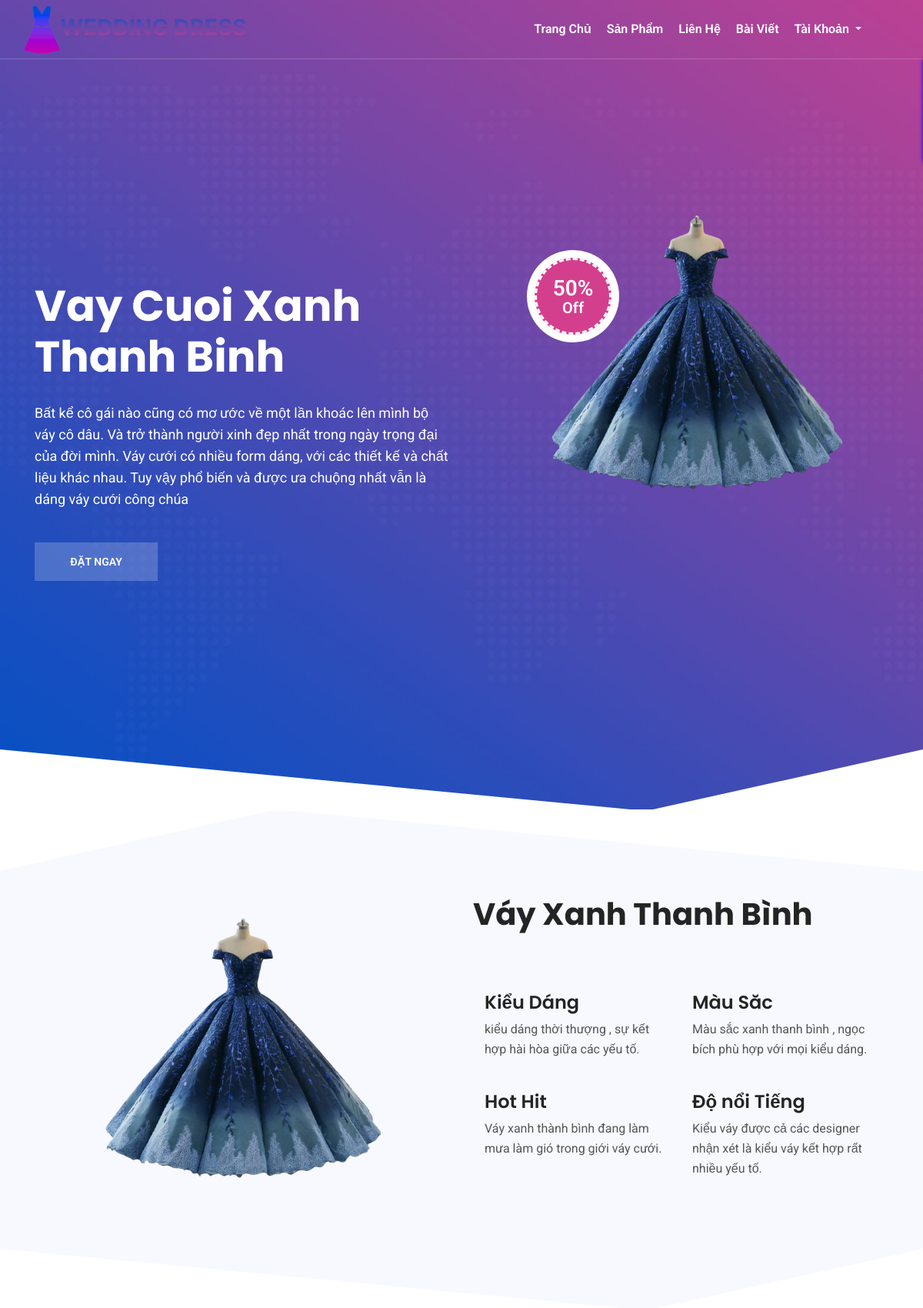
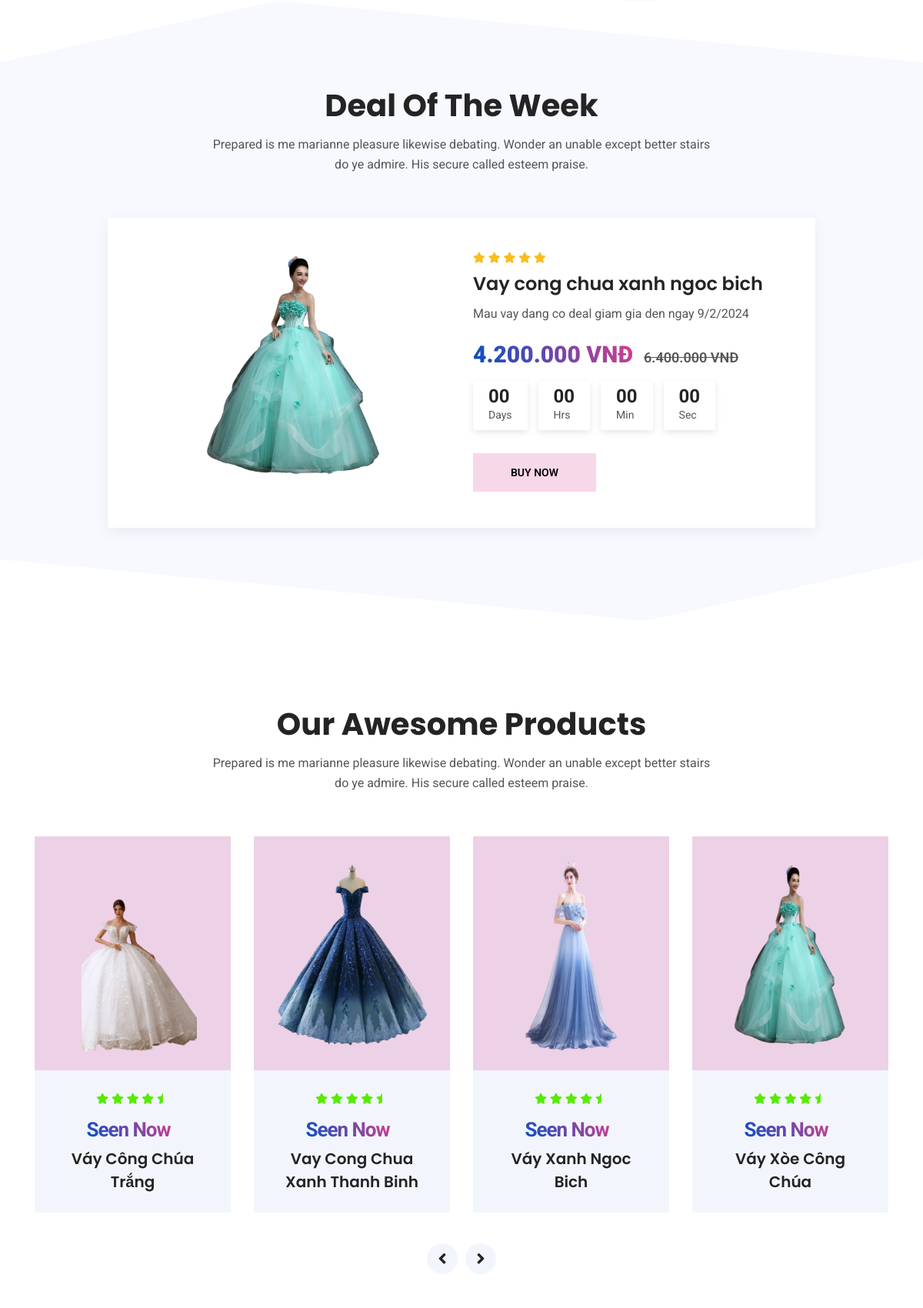
The page / (upper part) on the database its author committed (2 pictures, top to bottom).
### tables this page shows
CREATE TABLE `product` (
  `id` int(11) NOT NULL,
  `code_product` varchar(50) NOT NULL,
  `name` varchar(255) NOT NULL,
  `img` text NOT NULL,
  `description` text NOT NULL,
  `price` float NOT NULL COMMENT 'price/1days',
  `id_category` int(11) NOT NULL,
  `view_product` int(11) NOT NULL,
  `option` int(11) NOT NULL
);

### controller/homeController.php (called while the page is built, shortened)
<?php
require 'models/ProductModel.php';
class homeController
{
    public $productController;
    public function __construct()
    {
        $this->productController = new ProductModel();
    }
    public function viewHomeController()
    {
          $listProductHomeController = $this->productController->getProductHomeModel();
        include_once './view/home.php';
    }
}

### models/ProductModel.php (called while the page is built, shortened)
<?php
require_once 'BaseModel.php';
class ProductModel extends BaseModel
{
  public function getProductHomeModel(){
    $sql="SELECT * FROM product WHERE option=0";
    return $this->ProData($sql);
  }
}

### models/BaseModel.php (called while the page is built, shortened)
<?php
class BaseModel
{
    protected $connect;
    function __construct()
    {
        $this->connect = new PDO(
            "mysql:host=" . DBHOST
                . ";dbname=" . DBNAME,
            DBUSER,
            DBPASS
        );
    }
    function ProData($sql, $getDataALL = true)
    {
        $stmt = $this->connect->prepare($sql);
        $stmt->execute();
        if ($getDataALL) {
            return $stmt->fetchAll(PDO::FETCH_ASSOC);
        }
        return $stmt->fetch(PDO::FETCH_ASSOC);
    }
}

### view/home.php (the view, shortened to what this page needs)
<div id="home" class="hero-area">
  <div class="container">
    <div class="row">
      <div class="col-lg-6 d-flex align-self-center">
        <div class="left-content">
          <div class="content">
            <h1 class="title">
              Vay Cuoi Xanh Thanh Binh
            </h1>
            <p class="subtitle">
            Bất kể cô gái nào cũng có mơ ước về một lần khoác lên mình bộ váy cô dâu. Và trở thành người xinh đẹp nhất trong ngày trọng đại của đời mình. Váy cưới có nhiều form dáng, với các thiết kế và chất liệu khác nhau. Tuy vậy phổ biến và được ưa chuộng nhất vẫn là dáng váy cưới công chúa
            </p>
            <div class="links">
              <a href="#pricing" class="mybtn1"><span>Đặt Ngay</span> </a>
            </div>
          </div>
        </div>
      </div>
      <div class="col-lg-6 order-first order-lg-last">
        <div class="right-img">
          <div class="discount-circle">
            <div class="discount-circle-inner">
              <div class="price">
                50%
                <span>Off</span>
              </div>
            </div>
          </div>
          <img class="img-fluid img" src="./Upload/48hinh-anh-vay-cuoi-mau-xanh-thanh-binh-removebg-preview.png" alt="">
        </div>
      </div>
    </div>
  </div>
</div>
<section class="whaybest" >
  <div class="container">
    <div class="row row-one">
      <div class="col-lg-6 d-flex">
        <div class="about-img">
          <img src="./Upload/48hinh-anh-vay-cuoi-mau-xanh-thanh-binh-removebg-preview.png" alt="">
        </div>
      </div>
      <div class="col-lg-6">
        <div class="info">
          <h2 class="info-title">
            Váy Xanh Thanh Bình
          </h2>
          <ul class="feature-list">
            <li>
              <div class="content">
                  <h4>Kiểu Dáng</h4>
                  <p>kiểu dáng thời thượng , sự kết hợp hài hòa giữa các yếu tố.
              </div>
            </li>
            <li>
              <div class="content">
                  <h4>Màu Săc</h4>
                  <p>Màu sắc xanh thanh bình , ngọc bích phù hợp với mọi kiểu dáng.
                  </p>
              </div>
            </li>
            <li>
              <div class="content">
                  <h4>Hot Hit</h4>
                  <p>Váy xanh thành bình đang làm mưa làm gió trong giới váy cưới.
                  </p>
              </div>
            </li>
            <li>
              <div class="content">
                  <h4>Độ nổi Tiếng</h4>
                  <p>Kiểu váy được cả các designer nhận xét là kiểu váy kết hợp rất nhiều yếu tố.
                  </p>
              </div>
            </li>
          </ul>
        </div>
      </div>
    </div>
  </div>
</section>
<section class="dealofweek">
  <div class="container">
    <div class="row justify-content-center">
      <div class="col-md-10 col-lg-8">
        <div class="section-title">
          <h2 class="title">Deal Of the Week</h2>
          <p>
            Prepared is me marianne pleasure likewise debating. Wonder an unable except better stairs do ye admire. His secure called esteem praise.
          </p>
        </div>
      </div>
    </div>
    <div class="row justify-content-center">
      <div class="col-md-10">
        <div class="deal-slider-area">
            <div class="deal-slider">
                <div class="item">
                    <div class="content">
                        <div class="row">
                          <div class="col-lg-6">
                              <div class="left-area">
                                  <img src="./Upload/32vay-cuoi-mau-xanh-5-removebg-preview.png" alt="">
                                </div>
                          </div>
                          <div class="col-lg-6 d-flex">
                              <div class="right-area">
                                  <ul class="stars">
                                    <li>
                                        <i class="fas fa-star"></i>
                                    </li>
                                    <li>
                                        <i class="fas fa-star"></i>
                                    </li>
                                    <li>
                                        <i class="fas fa-star"></i>
                                    </li>
                                    <li>
                                        <i class="fas fa-star"></i>
                                    </li>
                                    <li>
                                        <i class="fas fa-star"></i>
                                    </li>
                                  </ul>
                                  <h4 class="name">
                                  Vay cong chua xanh ngoc bich
                                  </h4>
                                  <p class="description">
                                  Mau vay dang co deal giam gia den ngay 9/2/2024
                                  </p>
                                  <div class="price">
                                    <p>
                                    <span>4.200.000 VNĐ</span>
                                      <del>6.400.000 VNĐ</del>
                                    </p>
                                  </div>
                                  <div class="deal-counter">
                                      <div data-countdown="2024/02/09"></div>
                                  </div>
                                  <div class="links">
                                    <a href="#pricing" class="mybtn1"><span>Buy Now</span> </a>
                                  </div>
                                </div>
                          </div>
                        </div>
                      </div>
                </div>
            </div>
        </div>
      </div>
    </div>
  </div>
</section>
<section class="pricing" id="pricing">
    <div class="container">
      <div class="row justify-content-center">
        <div class="col-md-10 col-lg-8">
          <div class="section-title">
            <h2 class="title">Our Awesome Products</h2>
            <p>
              Prepared is me marianne pleasure likewise debating. Wonder an unable except better stairs do ye admire. His secure called esteem praise.
            </p>
          </div>
        </div>
      </div>
      <div class="row">
        <div class="col-lg-12">
          <div class="product-slider">
            <?php if(isset($listProductHomeController)){?>
              <?php foreach($listProductHomeController as $key => $value){?>
            <div class="item">
              <div class="single-product">
                <div class="img">
                  <img src="./Upload/<?php echo $value['img'] ?>" alt="" height="250px">
                </div>
                <div class="content">
                  <ul class="stars">
                    <li>
                      <i class="fas fa-star"></i>
                    </li>
                    <li>
                      <i class="fas fa-star"></i>
                    </li>
                    <li>
                      <i class="fas fa-star"></i>
                    </li>
                    <li>
                      <i class="fas fa-star"></i>
                    </li>
                    <li>
                      <i class="fas fa-star-half"></i>
                    </li>
                  </ul>
                  <div class="price">
                    <p class="new-price">
                    <a href="?href=product-detail&id=<?php echo $value['id'] ?>"><span>Seen Now</span> </a>
                    </p>
                  </div>
                  <h4 class="title">
                  <?php echo $value['name'] ?>
                    </h4>
                </div>
              </div>
            </div>
            <?php }?>
            <?php } ?>
          </div>
        </div>
      </div>
    </div>
</section>

### rows shown on the page
product: img (picture), name "Váy Công Chúa Trắng"
product: img (picture), name "Vay Cong Chua Xanh Thanh Binh"
product: img (picture), name "Váy Xanh Ngoc Bich"
product: img (picture), name "Váy Xòe Công Chúa"
